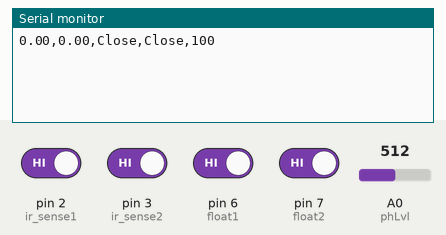
Recording of a sketch running on a simulated Arduino Uno, built with avr-gcc and run on an emulated ATmega328P. Parts: the last lines printed to the serial monitor. The test bench sets the inputs (shaded band); at power-on: pin 2 (ir_sense1), pin 3 (ir_sense2), pin 6 (float1), pin 7 (float2) HIGH, A0 (phLvl) = 512.

Above: at 1.2 s.
1.3 s: pin 2 (ir_sense1) driven LOW
At 2.7 s:
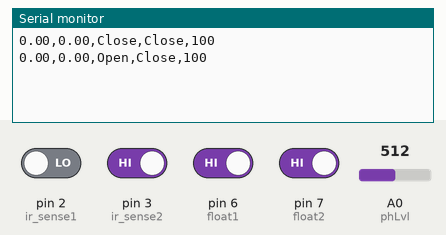
4.3 s: pin 3 (ir_sense2) driven LOW
At 6.0 s:
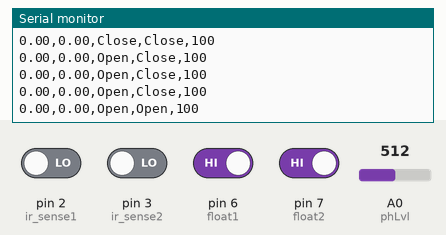
7.3 s: pin 2 (ir_sense1) driven HIGH
At 9.0 s:
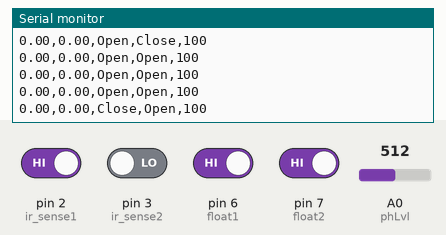
10.3 s: pin 2 (ir_sense1) driven LOW
At 12.0 s:
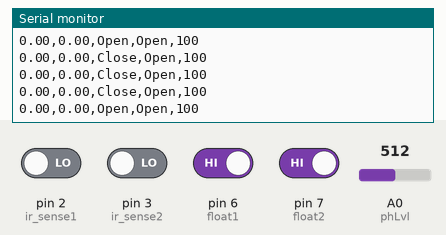
13.3 s: pin 7 (float2) driven LOW
At 14.6 s:
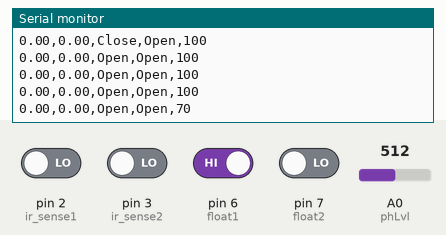
14.8 s: pin 6 (float1) driven LOW
At 15.9 s:
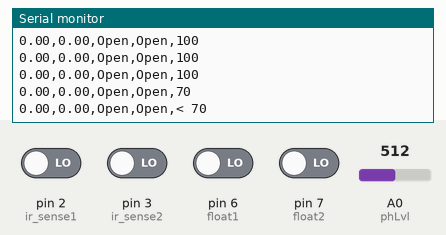

Measured:
- after the input at 1.3 s, the serial monitor: prints a new line after 0.83 s (image 1)
- after the input at 4.3 s, the serial monitor: prints a new line after 0.87 s (image 2)
- after the input at 7.3 s, the serial monitor: prints a new line after 0.92 s (image 3)
- after the input at 10.3 s, the serial monitor: prints a new line after 0.96 s (image 4)
- after the input at 13.3 s, the serial monitor: prints a new line after 1.0 s (image 5)
- after the input at 14.8 s, the serial monitor: prints a new line after 0.52 s (image 6)

The sketch:

flooad_water.ino
```cpp
//pH Level Sensor
#define phLvl A0

//Hand & Foot Sensor
#define ir_sense1 2
#define ir_sense2 3

//Motor Switch
#define motor 12

//Float Sensor
#define float1 6
#define float2 7

//pH Sensor Variables
float temp_ph_value = 0;
float ph_value = 0;
float volt = 0;
float ph_act = 0;
float calibration_value = 22.69 - 1.57;
int phval = 0;
unsigned long int avgval;
int buffer_arr[10], temp;

//ORP Sensor Variables
float orp = 0;

//IR Sensor Variables
bool ir1 = 0;
bool ir2 = 0;

//Floter Sensor Variables
int read_float1 = 0;
int read_float2 = 0;

//Counter Variables
int counter = 0;

//IO Variables
int input = 0;
bool swtch = false;

//String Variables
String byte_send = "";
String v1 = "";
String v2 = "";
String wtr_lvl = "";

//Delay Variables
unsigned long current_time = 0;
unsigned long prev_time = 0;
unsigned long delay_time = 1000;
unsigned long prev_time_ph = 0;
unsigned long delay_time_ph = 1000;


void setup() {
  Serial.begin(9600);  // Serial monitoring

  pinMode(ir_sense1, INPUT);
  pinMode(ir_sense2, INPUT);

  pinMode(float1, INPUT_PULLUP);
  pinMode(float2, INPUT_PULLUP);
}

//Function Declarations
float pH_sensor();
void read_info();
void send_bluetooth();

void loop() {
  current_time = millis();

  ir1 = digitalRead(ir_sense1);
  ir2 = digitalRead(ir_sense2);

  read_float1 = digitalRead(float1);
  read_float2 = digitalRead(float2);

  read_info();

  temp_ph_value = pH_sensor();

  if (v1 == "Close" && v2 == "Close") {
    if (current_time - prev_time_ph >= delay_time_ph) {
      prev_time_ph = current_time;
      counter++;
      if (counter >= 20) {
        ph_value = temp_ph_value;
      }
    }
  } else {
    counter = 0;
  }

  send_bluetooth();
}

void read_info() {

  v1 = (ir1 == false) ? "Open" : "Close";
  v2 = (ir2 == false) ? "Open" : "Close";

  if (read_float1 == LOW && read_float2 == LOW) {
    wtr_lvl = "< 70";
  }

  else if (read_float1 == HIGH && read_float2 == LOW) {
    wtr_lvl = "70";
  }

  else if (read_float1 == HIGH && read_float2 == HIGH) {
    wtr_lvl = "100";
  }

  if (swtch == true) {
    if (wtr_lvl == "< 70" || wtr_lvl == "70") {
      digitalWrite(motor, HIGH);
    }
    else if (wtr_lvl == "100") {
      digitalWrite(motor, LOW);
    }
  }

  else if (swtch == false) {
    digitalWrite(motor, LOW);
  }
}

float pH_sensor() {
  for (int i = 0; i < 10; i++) {
    buffer_arr[i] = analogRead(phLvl);
    delay(10);
  }
  for (int i = 0; i < 9; i++) {
    for (int j = i + 1; j < 10; j++) {
      if (buffer_arr[i] > buffer_arr[j]) {
        temp = buffer_arr[i];
        buffer_arr[i] = buffer_arr[j];
        buffer_arr[j] = temp;
      }
    }
  }
  avgval = 0;
  for (int i = 2; i < 8; i++)
    avgval += buffer_arr[i];
  volt = (float)avgval * 5.0 / 1023.0 / 6;
  ph_act = -5.70 * volt + calibration_value;
  return ph_act;
}

void send_bluetooth() {
  if (Serial.available() > 0 || current_time - prev_time >= delay_time) {
    prev_time = current_time;
    byte_send = (String)ph_value + "," + (String)orp + "," + v1 + "," + v2 + "," + wtr_lvl;
    Serial.println(byte_send);
    input = Serial.read();
    if (input == '1') {
      swtch = true;
    } else if (input == '2') {
      swtch = false;
    }
  }
}
```
